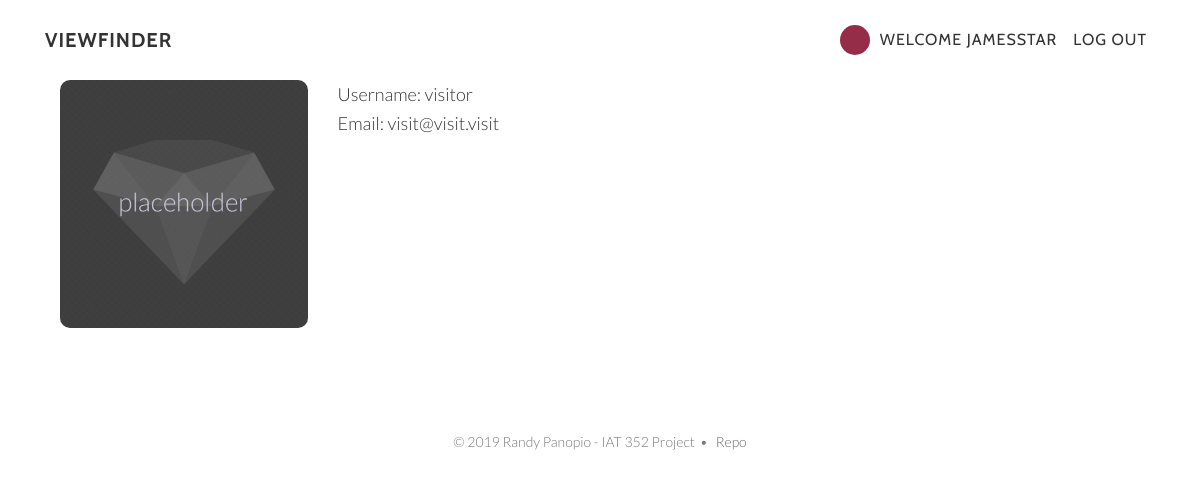
/follower_userinfo.php?id=1 (signed in), run on the app's committed database.
### tables this page shows
CREATE TABLE IF NOT EXISTS `photographers` (
  `id` int(6) UNSIGNED NOT NULL AUTO_INCREMENT,
  `username` varchar(30) NOT NULL,
  `email` varchar(30) NOT NULL,
  `password` varchar(255) DEFAULT NULL,
  `name` varchar(50) DEFAULT NULL,
  `genre` varchar(50) DEFAULT NULL,
  `bio` varchar(255) DEFAULT NULL,
  PRIMARY KEY (`id`)
);

CREATE TABLE IF NOT EXISTS `followers` (
  `id` int(6) UNSIGNED NOT NULL AUTO_INCREMENT,
  `username` varchar(30) NOT NULL,
  `email` varchar(30) NOT NULL,
  `password` varchar(255) DEFAULT NULL,
  PRIMARY KEY (`id`)
);

### follower_userinfo.php (the view)
<?php require("directives/header.php");
require("directives/nav_bar.php");
require("directives/database_info.php");?>
<div id="content-container">
  <div class="container">
    <div class="col-lg-12 mx-auto">
      <div class="row">
        <?php
            if (isset($_GET['id']) && is_numeric($_GET['id']) ) {
                $userID = ($_GET['id']);
                $user_info_query = "SELECT * FROM `followers` WHERE id=".$userID.";";
                $user_result = $db->query($user_info_query);
                if($user_result) {
                  $user = $user_result->fetch_array(MYSQLI_ASSOC);
                  echo "<div class=\"col-md-3 content-row\">
                            <img class=\"img-responsive\" src=\"img/placeholder.png\" alt=\"img\">
                        </div>
                        <div class=\"col-md-9 content-row\">
                        <p>
                        Username: ".$user['username']."<br />
                        Email: ".$user['email']."<br />
                        </p>
                              </div>";
                }
            }
            else {
                echo "<h1 class=\"main-header\">User not found</h1>";
            }
        ?>
      </div>
    </div>
  </div>
</div>
<?php require("directives/footer.php"); ?>

### directives/nav_bar.php (shortened to what this page needs)
<div id="main-menu-bar-container">
    <div id="main-menu-bar">
  <nav class="navbar navbar-expand-lg navbar-light fixed-top" id="mainNav">
    <div class="container">
      <a class="navbar-brand js-scroll-trigger" href="index.php">Viewfinder</a>
      <div class="collapse navbar-collapse" id="navbarResponsive">
        <ul class="navbar-nav ml-auto">
          <?php
          require_once("database_info.php");
          if(isset($_SESSION['valid_creator']) || isset($_SESSION['valid_follower'])) {
            echo "
            <li class=\"nav-item profile-image-cont\">
              <div class=\"profile-image\" ></div>
            </li>
            ";
          }
          if (isset($_SESSION['valid_creator'])) {
            $query = "SELECT `id`, `username` FROM `photographers` WHERE username=\"".($_SESSION['valid_creator'])."\";";
            $result = $db->query($query);
            if ($result) {
                if ($result->num_rows == 1) {
                    $user = $result->fetch_array(MYSQLI_ASSOC);
                    echo "<li class=\"nav-item\">
                      <a class=\"nav-link js-scroll-trigger\">Welcome ".$user['username']."</a>
                    </li>";
                    echo "
                    <li class=\"nav-item\">
                      <a class=\"nav-link js-scroll-trigger\" href=\"logout.php\">Log Out</a>
                    </li>
                    ";
                }
            }
          } else if (isset($_SESSION['valid_follower'])){
            $query = "SELECT `id`, `username` FROM `followers` WHERE username=\"".($_SESSION['valid_follower'])."\";";
            $result = $db->query($query);
            if ($result) {
                if ($result->num_rows == 1) {
                    $user = $result->fetch_array(MYSQLI_ASSOC);
                    echo "<li class=\"nav-item\">
                      <a class=\"nav-link js-scroll-trigger\">Welcome ".$user['username']."</a>
                    </li>";
                    echo "
                    <li class=\"nav-item\">
                      <a class=\"nav-link js-scroll-trigger\" href=\"logout.php\">Log Out</a>
                    </li>
                    ";
                } else {
                  echo "<li class=\"nav-item\">
                    <a class=\"nav-link js-scroll-trigger\">Welcome User</a>
                  </li>";
                  echo "
                  <li class=\"nav-item\">
                    <a class=\"nav-link js-scroll-trigger\" href=\"logout.php\">Log Out</a>
                  </li>
                  ";
                }
            }
            if ($db->connect_error)  {
                die('Connect Error: ' . $db->connect_error);
            }
            $db->close();
        } ?>
        </ul>
      </div>
    </div>
  </nav>
</div>

### styles/css/main.css (style rules this page uses)
.profile-image { position:relative;top:50%;transform:translateY(-50%);width:30px;height:30px;margin-right:2px;border-radius:50%;vertical-align:middle;background-color:#952d49 }
.navbar { background-color:white !important }
body { font-family:'Lato';font-weight:300;width:100%;height:100%;color:#333333;background-color:white }
li { list-style:none }
img { max-width:100%;width:100%;border-radius:10px }
p { font-size:16px;line-height:1.5;margin:0 0 25px }
.content-row { margin-bottom:3% }
@media (min-width: 768px) { p { font-size:18px;line-height:1.6;margin:0 0 35px } }
a { -webkit-transition:all 0.2s ease-in-out;-moz-transition:all 0.2s ease-in-out;transition:all 0.2s ease-in-out;color:#952d49 }
#mainNav { font-family:'Cabin', sans-serif;margin-bottom:0;text-transform:uppercase;border-bottom:1px solid rgba(255,255,255,0.3);background-color:white }
#mainNav .navbar-brand { font-weight:700 }
#mainNav a { color:#333333 }
#mainNav .navbar-nav .nav-item { -webkit-transition:background 0.3s ease-in-out;-moz-transition:background 0.3s ease-in-out;transition:background 0.3s ease-in-out }
#mainNav .navbar-nav { outline:none;background-color:transparent }
@media (min-width: 992px) { #mainNav { padding-top:20px;padding-bottom:20px;-webkit-transition:background 0.3s ease-in-out, padding-top 0.3s ease-in-out, padding-bottom 0.3s;-moz-transition:background 0.3s ease-in-out, padding-top 0.3s ease-in-out, padding-bottom 0.3s;transition:background 0.3s ease-in-out, padding-top 0.3s ease-in-out, padding-bottom 0.3s;letter-spacing:1px;border-bottom:none;background:transparent } }
#content-container { margin-top:80px }

### data on the page
photographers: username "JAMESSTAR"
followers: username "visitor", email "visit@visit.visit"
